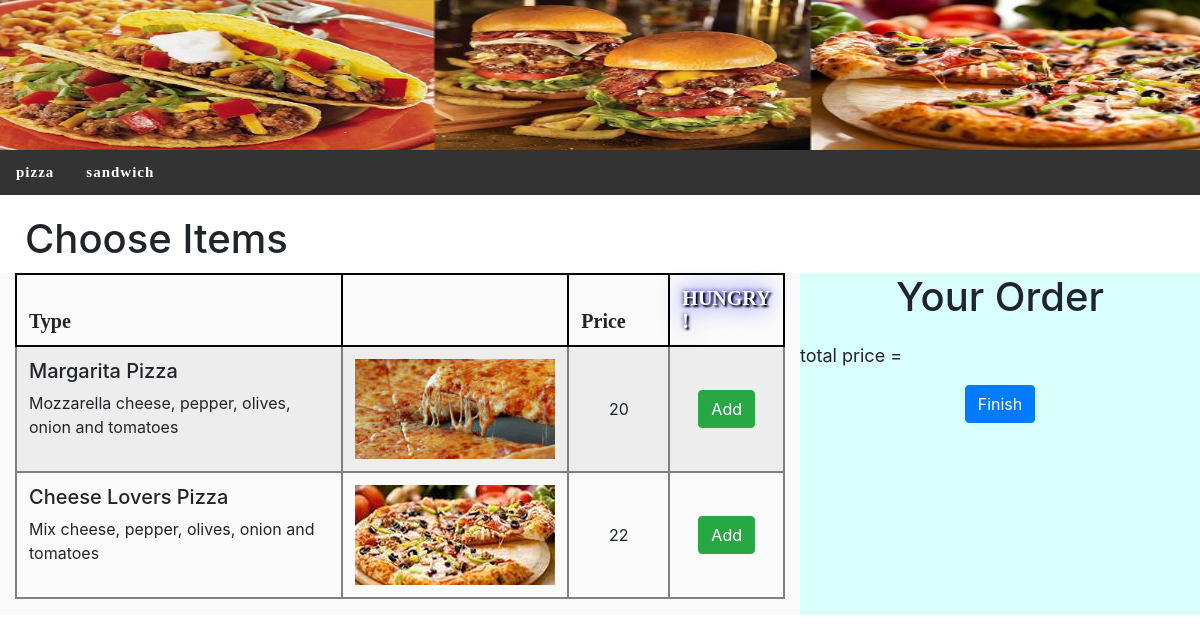
Screenshot of /res/pizza/ with the database file from the repository.
### res/models.py (models this page shows, shortened)
class Category(models.Model):
    category_title = models.CharField(max_length=100, unique=True)

class Item(models.Model):
    name = models.CharField(max_length=100, unique=True)
    details = models.CharField(max_length=1000)
    price = models.IntegerField()
    item_logo = models.FileField()
    category = models.ForeignKey(Category, related_name="items", on_delete=models.CASCADE)
    order = models.ForeignKey(Order, related_name="orderItems", null=True, blank=True)

### res/views.py (the view)
# urls.py: url(r'^(?P<category_name>[a-z]+)/$', views.detail, name='detail'),
def detail(request, category_name):
    try:
        category = Category.objects.get(category_title = category_name)
        all_categories = Category.objects.all()
        items = category.items.all()
    except Category.DoesNotExist:
        raise Http404("Category does not exist")
    return render(request, 'res/menu.html', {'items': items,'all_categories': all_categories})

### res/templates/res/menu.html
{% extends 'res/home.html' %}
{% block content %}
    <table class="table table-striped table-bordered" style="text-align: left ; border-color: black;">
        <thead>
            <tr style="font: bold 20px Tahoma;">
                <th style="width: 55% ;">Type</th>
                <th style="width: 15% ;"></th>
                <th style="width: 15% ;">Price</th>
                <th style="color: white; font: bold 20px Tahoma ; width: 15% ; text-shadow: 2px 2px 2px black, 0 0 25px blue, 0 0 5px darkblue;">HUNGRY !</th>
            </tr>
        </thead>
        <tbody>
            {% for item in items %}
            <tr>
                <td>
                    <h5>{{ item.name }}</h5>
                    <p>{{ item.details }}</p>
                </td>
                <td>
                    <img src="{{item.item_logo.url}}">
                </td>
                <td style="text-align: center; vertical-align:middle;">
                    {{ item.price }}
                </td>
                <td style="text-align: center; vertical-align:middle;" >
                    <button type="button" class="btn btn-success" style="margin: 5px ;" onclick="additem('{{ item.name }}', {{ item.price }} ) ;">Add</button>
                </td>
            </tr>
            {% endfor %}
        </tbody>
    </table>
{% endblock %}

### res/templates/res/home.html (shortened to what this page needs)
{% extends 'res/base.html' %}
{% block section %}
    <section>
        <div class="container-fluid">
          <h1 style="margin: 20px 10px 10px 10px ;">Choose Items</h1>
          <div class="row" >
            <div class="col-md-8" style="background-color: #FAFAFA ;" id="menu">
              <div id="pizza_menu">
                  {% block content %}
                  {% endblock %}
              </div>
            </div>
            <div class="col-md" style="background-color: #D9FFFA; font-size:18px; text-align: left ;" id="order">
              <h1 style="margin-bottom: 10px ; text-align: center ;">Your Order</h1>
              <div class="row">
                  <div class="col-md-7" style="margin-top: 10px ;" id="selecteditems">
                  </div>
                  <div class="col-md-2" style="margin-top: 10px ;" id="pr">
                  </div>
                  <div class="col-md-3" style="margin-top: 8px ; text-align:right;" id="removebtn">
                  </div>
                  <div>
                      <p>
                        total price =
                      </p>
                  </div>
                  <div style="text-align: center;" class="well col-sm-12">
                      <p><button class="btn btn-primary" type="submit">Finish</button></p>
                  </div>
              </div>
            </div>
          </div>
        </div>
    </section>
{% endblock %}

### res/templates/res/base.html (shortened to what this page needs)
<!DOCTYPE html>
{% load staticfiles %}
<html lang="en">
<head>
  <link rel="stylesheet" href="{% static 'res/bootstrap/css/bootstrap.min.css' %}">
  <link rel="stylesheet" href="{% static 'res/main.css' %}">
</head>
<body>
    <header>
        <img src="{% static 'res/images/2.JPG' %}" alt="Happy Meal" width= "100% ;" height=150px ; >
    </header>
    <ul class="topnav">
        {% for category in all_categories %}
        <li><a href="{% url 'res:detail' category.category_title %}" >{{ category.category_title }}</a></li>
        {% endfor %}
    </ul>
    {% block section %}
    {% endblock %}
</body>
</html>

### res/static/res/main.css (style rules this page uses)
* { margin: 0 px; padding: 0px ; }
ul.topnav { list-style-type: none; margin: 0; padding: 0; overflow: hidden; background-color: #333; font: bold 15px Tahoma ; letter-spacing: 1px ; }
ul.topnav li { float: left; }
ul.topnav li a { display: block; color: white; text-align: center; padding: 14px 16px; text-decoration: none; }
table.table-bordered > thead > tr > th { border:2px solid black; }
table.table-bordered > tbody > tr > td { border:2px solid grey; }
table td input , table td button { font-size: large ; }

### rows the page displays
Category: category_title "pizza"
Category: category_title "sandwich"
Item: name "Margarita Pizza", details "Mozzarella cheese, pepper, olives, onion and tomatoes", item_logo (picture), price "20"
Item: name "Cheese Lovers Pizza", details "Mix cheese, pepper, olives, onion and tomatoes", item_logo (picture), price "22"
